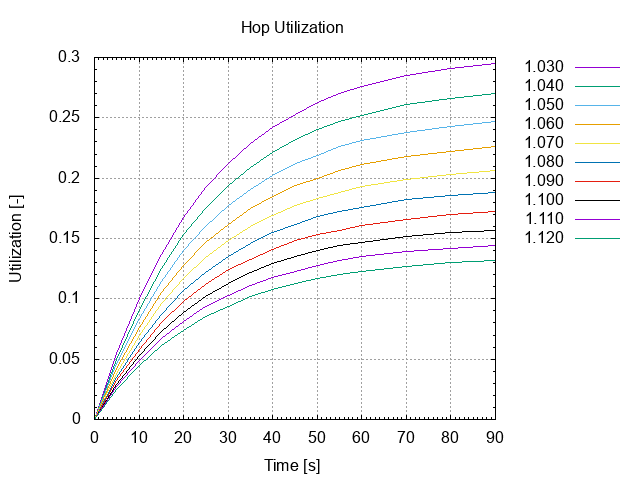

Generate this figure with gnuplot:
# setup graph
set term png
output_file = "utilization.png"
set output output_file
set key right outside
set title "Hop Utilization"
set style data lines
set ylabel "Utilization [-]"
set yrange [0:0.3]
set grid y
set ytics 0.05
set mytics 5
set xlabel "Time [s]"
set grid x
set mxtics 10
set autoscale x
plot "utilization.data" using 1:2 title "1.030", \
     "utilization.data" using 1:3 title "1.040", \
     "utilization.data" using 1:4 title "1.050", \
     "utilization.data" using 1:5 title "1.060", \
     "utilization.data" using 1:6 title "1.070", \
     "utilization.data" using 1:7 title "1.080", \
     "utilization.data" using 1:8 title "1.090", \
     "utilization.data" using 1:9 title "1.100", \
     "utilization.data" using 1:10 title "1.110", \
     "utilization.data" using 1:11 title "1.120"
# set output back to default
set output
# reset terminal type
set terminal pop
